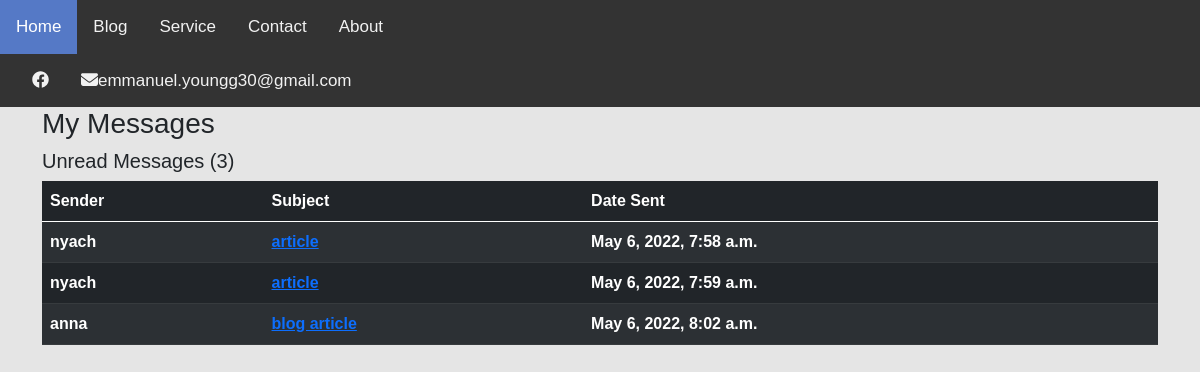
Screenshot of /inbox/ with the database file from the repository.
### base/models.py (models this page shows, shortened)
class Message(models.Model):
    name = models.CharField(max_length=200, null=True)
    email = models.CharField(max_length=200, null=True)
    subject = models.CharField(max_length=200, null=True)
    body = models.TextField()
    is_read = models.BooleanField(default=False)
    created = models.DateTimeField(auto_now_add=True)
    id = models.UUIDField(default=uuid.uuid4,  unique=True,
                          primary_key=True, editable=False)

### base/views.py (the view)
# urls.py: path('inbox/', views.inboxPage, name="inbox"),
def inboxPage(request):
    inbox = Message.objects.all().order_by('is_read')
    unreadCount = Message.objects.filter(is_read=False).count()
    context = {'inbox': inbox, 'unreadCount': unreadCount}
    return render(request, 'base/inbox.html', context)

### base/templates/base/inbox.html
{% extends 'base/main.html' %}
{% load static %}
{% block content %}
<div class="container">
    <h3>My Messages</h3>
    <h5>Unread Messages ({{unreadCount}})</h5>
    <table class="table table-dark table-striped">
        <thead>
            <tr>
                <th>Sender</th>
                <th>Subject</th>
                <th>Date Sent</th>
            </tr>
        </thead>
        <tbody>
            {% for message in inbox %}
            {% if message.is_read %}
            <tr>
                {% else %}
            <tr style="font-weight: 900;">
                {% endif %}
                <td>{{message.name}}</td>
                <td><a href="{% url 'message' message.id %}">{{message.subject}}</a></td>
                <td>{{message.created}}</td>
            </tr>
            {% endfor %}
        </tbody>
    </table>
</div>
{% endblock content %}

### static/styles/main.css (style rules this page uses)
body { background-color: #E5E5E5; }

### base/templates/base/navbar.html (style rules this page uses)
body { margin: 0; font-family: Arial, Helvetica, sans-serif; }

### rows the page displays
Message: name "nyach", subject "article", created "May 6, 2022, 7:58 a.m."
Message: name "nyach", subject "article", created "May 6, 2022, 7:59 a.m."
Message: name "anna", subject "blog article", created "May 6, 2022, 8:02 a.m."

### other values shown
{{ unreadCount }} "3"
